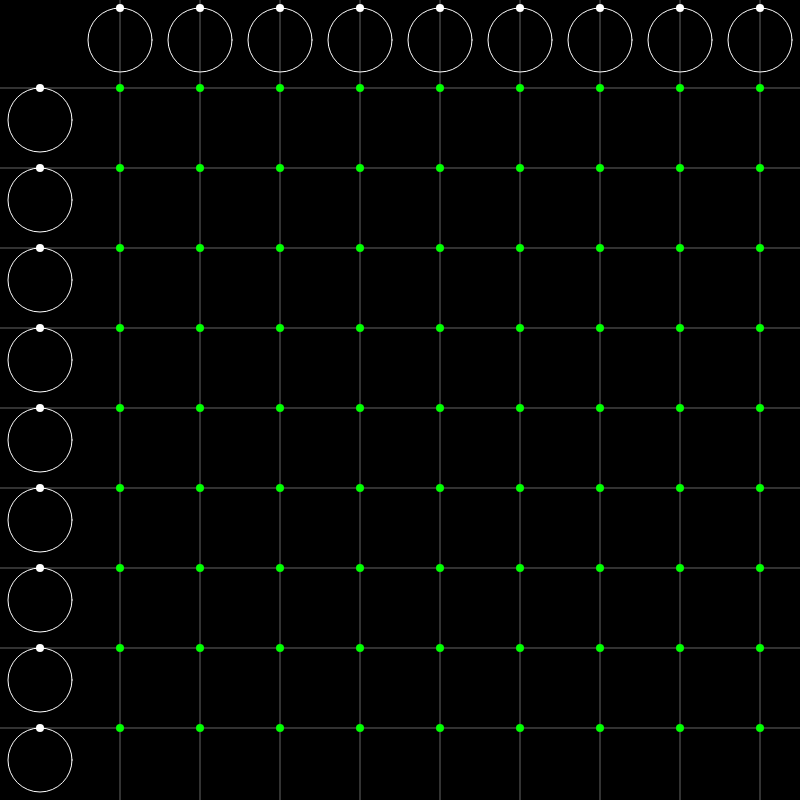
Frame 1 (no input)
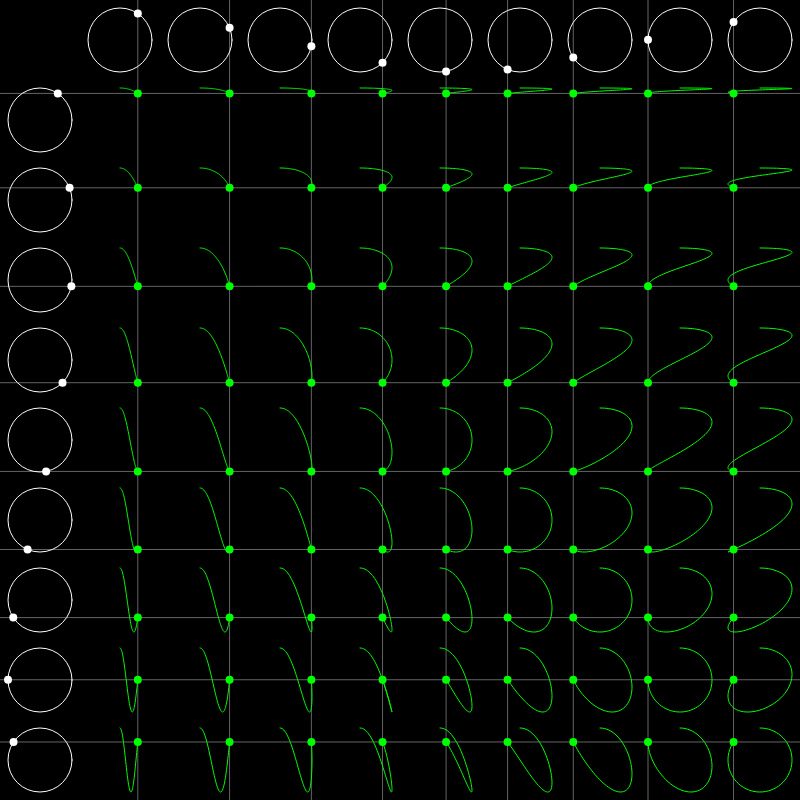
Frame 60 (no input)
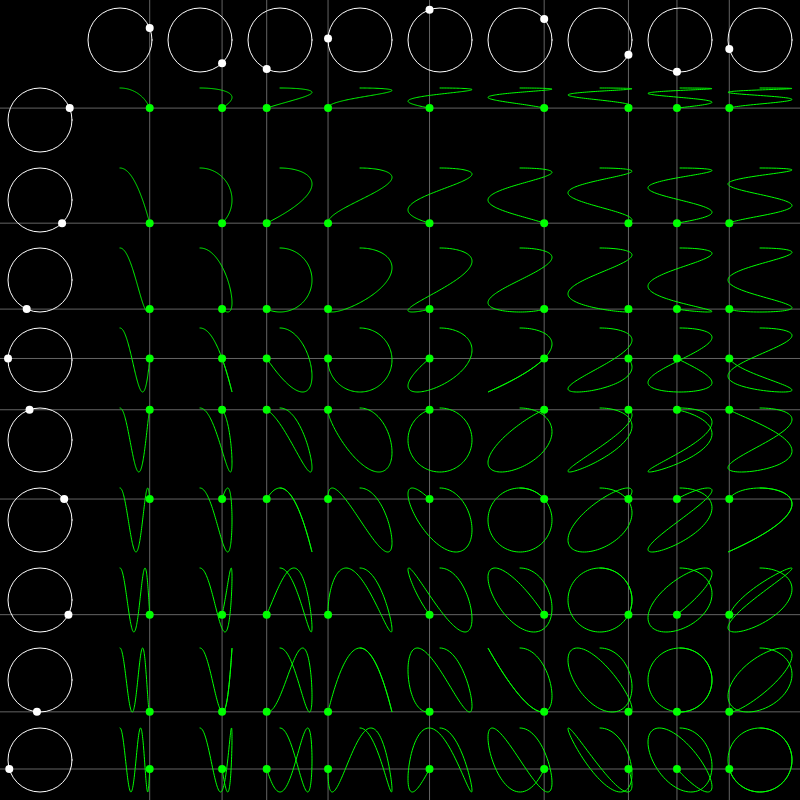
Frame 120 (the mouse pressed at the canvas centre since frame 60)

The p5.js sketch that drew these frames (run headless with seeded random() and noise() and a simulated clock; from frame 60 on, the mouse is pressed at the canvas centre):

// p5.js sketch
// ── sketch.js
let rows, cols;
let w;
let d;
let r;
let angle;
let x, y, px, py;

let curves;

//let angles;

function setup() {
    createCanvas(800, 800);
    
    w = 80;
    d = w - 0.2 * w;
    r = d / 2;
    angle = 0;
    cols = floor(width / w) - 1;
    rows = floor(height / w) - 1;
    curves = new Array(cols).fill(0).map(() => new Array(rows).fill(0));

    for(let i = 0; i < cols; i++) {
        for(let j = 0; j < rows; j++) {
            curves[i][j] = new Curve();
        }
    }
    //angles = [0, PI/8,PI/4,PI * 3/8,HALF_PI,HALF_PI,PI * 5/8,PI * 3/4, PI* 7/8, PI ];
}
  
function draw() {
    background(0);
    noFill();
    
    stroke(255);
    
    for(let i = 0; i < cols; i++) {
        
        x = w + i * w + w / 2;
        y = w / 2;
        strokeWeight(1);
        stroke(255);
        ellipse(x, y, d, d);

        px = r * cos(angle * (i + 1) - HALF_PI);
        py = r * sin(angle * (i + 1) - HALF_PI);
        /*px = r * cos(angle * (angles[i]) - HALF_PI);
        py = r * sin(angle * (angles[i]) - HALF_PI);*/
        strokeWeight(8);
        stroke(255);
        point(px + x, py + y);

        stroke(255, 100);
        strokeWeight(1);
        line(px + x, 0, px + x, height);

        for(let j = 0; j < rows; j++) {
            curves[j][i].setX(px + x);
        }

        
    }

    for(let i = 0; i < rows; i++) {
        
        x = w / 2;
        y = w + i * w + w / 2;
        strokeWeight(1);
        stroke(255);
        ellipse(x, y, d, d);

        px = r * cos(angle * (i + 1) - HALF_PI);
        py = r * sin(angle * (i + 1) - HALF_PI);
        /*px = r * cos(angle * (angles[i]) - HALF_PI);
        py = r * sin(angle * (angles[i]) - HALF_PI);*/
        strokeWeight(8);
        stroke(255);
        point(px + x, py + y);

        stroke(255, 100);
        strokeWeight(1);
        line(0, py + y, width, py + y);

        for(let j = 0; j < cols; j++) {
            curves[i][j].setY(py + y);
        }
        
    }

    for(let i = 0; i < cols; i++) {
        for(let j = 0; j < rows; j++) {
            curves[i][j].setPoint();
            curves[i][j].show();
        }
    }



    angle += 0.01;
}

// ── curve.js
class Curve {

    constructor() {
        this.current = new createVector();
        this.path = [];
    }
    
    setX (x) {
        this.current.x = x;
    }

    setY (y) {
        this.current.y = y;
    }

    setPoint () {
        this.path.push(this.current);
    }

    show () {
        stroke(0, 255, 0);
        strokeWeight(1);
        noFill();
        beginShape();
        this.path.map((pt) => {
            vertex(pt.x, pt.y);
        });
        endShape();
        strokeWeight(8);
        point(this.current.x, this.current.y);
        this.current = createVector();
    }

}
